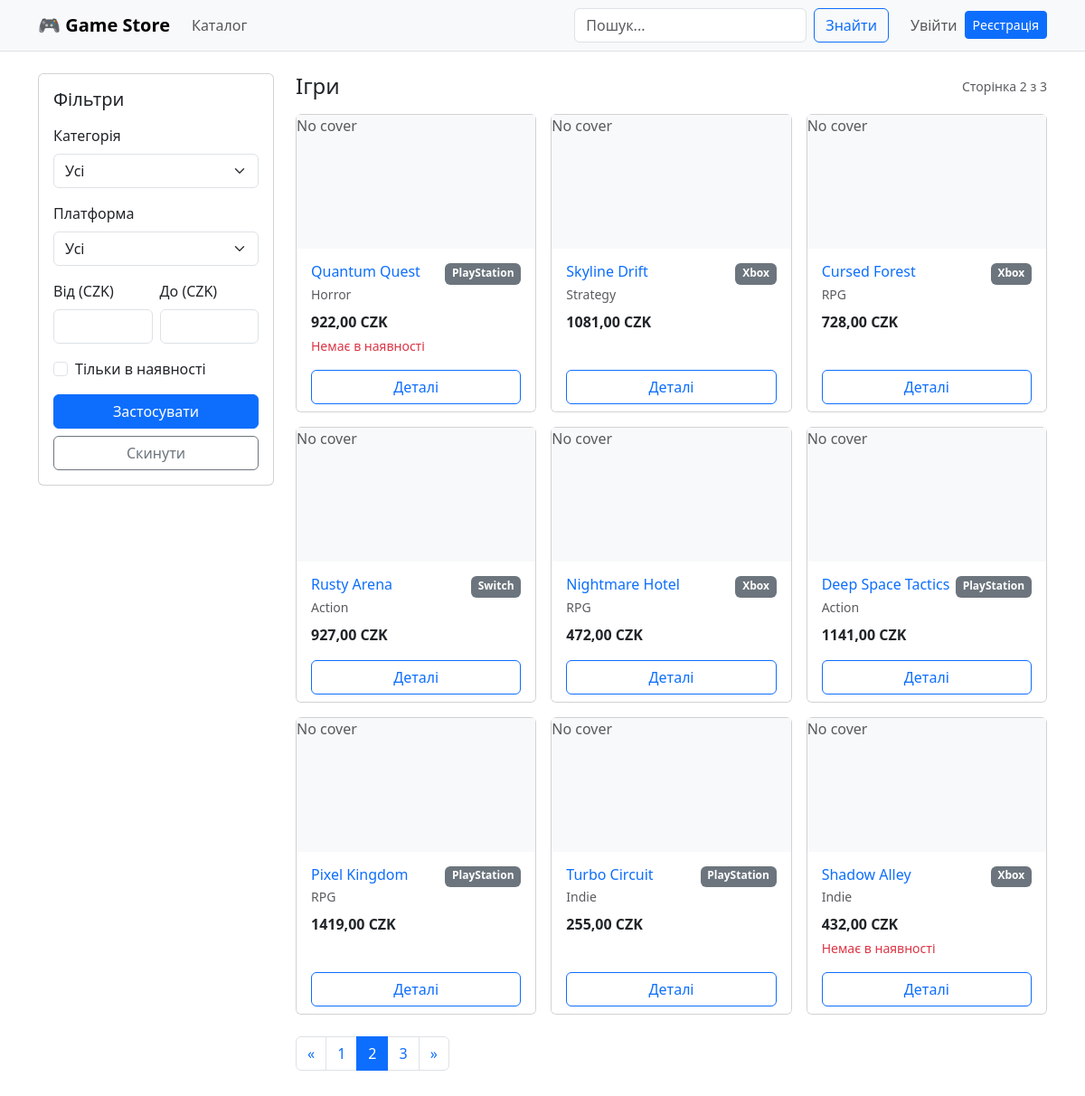
Screenshot of /?page=2 with the database file from the repository.
### store/models.py (models this page shows, shortened)
class Game(models.Model):
    class Platform(models.TextChoices):
        PC = "PC", "PC"
        PS = "PlayStation", "PlayStation"
        XBOX = "Xbox", "Xbox"
        SWITCH = "Switch", "Switch"
    title = models.CharField(max_length=200)
    slug = models.SlugField(max_length=220, unique=True)
    category = models.ForeignKey(Category, on_delete=models.PROTECT, related_name="games")
    platform = models.CharField(max_length=20, choices=Platform.choices, default=Platform.PC)
    price_czk = models.DecimalField(max_digits=10, decimal_places=2)
    in_stock = models.BooleanField(default=True)
    short_description = models.CharField(max_length=300, blank=True)
    description = models.TextField(blank=True)
    cover = models.ImageField(upload_to="covers/", blank=True, null=True)
    created_at = models.DateTimeField(auto_now_add=True)
    class Meta:
        verbose_name = "Гра"
        verbose_name_plural = "Ігри"
        ordering = ["-created_at"]
    def get_absolute_url(self):
        return reverse("store:game_detail", kwargs={"slug": self.slug})

class Category(models.Model):
    name = models.CharField(max_length=120, unique=True)
    slug = models.SlugField(max_length=140, unique=True)
    class Meta:
        verbose_name = "Категорія"
        verbose_name_plural = "Категорії"

### store/views.py (the view)
# urls.py: path("", views.home, name="home"),
def home(request):
    qs = Game.objects.select_related("category").all()
    q = (request.GET.get("q") or "").strip()
    if q:
        qs = qs.filter(
            Q(title__icontains=q) |
            Q(short_description__icontains=q) |
            Q(description__icontains=q)
        )
    category_slug = (request.GET.get("category") or "").strip()
    if category_slug:
        qs = qs.filter(category__slug=category_slug)
    platform = (request.GET.get("platform") or "").strip()
    if platform:
        qs = qs.filter(platform=platform)
    min_price = (request.GET.get("min_price") or "").strip()
    max_price = (request.GET.get("max_price") or "").strip()
    if min_price:
        try:
            qs = qs.filter(price_czk__gte=min_price)
        except Exception:
            pass
    if max_price:
        try:
            qs = qs.filter(price_czk__lte=max_price)
        except Exception:
            pass
    in_stock = request.GET.get("in_stock")
    if in_stock == "1":
        qs = qs.filter(in_stock=True)
    paginator = Paginator(qs, 9)
    page_number = request.GET.get("page")
    page_obj = paginator.get_page(page_number)
    categories = Category.objects.all().order_by("name")
    platforms = Game.Platform.choices
    favorites = _get_favorites_set(request)
    context = {
        "page_obj": page_obj,
        "categories": categories,
        "platforms": platforms,
        "favorites": favorites,
        "active": {
            "q": q,
            "category": category_slug,
            "platform": platform,
            "min_price": min_price,
            "max_price": max_price,
            "in_stock": in_stock == "1",
        }
    }
    return render(request, "store/home.html", context)

### store/context_processors.py (called while the page is built)
def categories(request):
    return {"nav_categories": Category.objects.all().order_by("name")}

### store/views.py (called while the page is built)
def _get_favorites_set(request) -> set[int]:
    raw = request.session.get(FAV_SESSION_KEY, [])
    try:
        return set(int(x) for x in raw)
    except Exception:
        return set()

### store/templates/store/home.html (shortened to what this page needs)
{% extends "base.html" %}
{% block content %}
<div class="row g-4">
  <aside class="col-lg-3">
    <div class="card">
      <div class="card-body">
        <h2 class="h5 mb-3">Фільтри</h2>
        <form method="get">
          <div class="mb-3">
            <label class="form-label">Категорія</label>
            <select class="form-select" name="category">
              <option value="">Усі</option>
            </select>
          </div>
          <div class="mb-3">
            <label class="form-label">Платформа</label>
            <select class="form-select" name="platform">
              <option value="">Усі</option>
            </select>
          </div>
          <div class="row g-2 mb-3">
            <div class="col">
              <label class="form-label">Від (CZK)</label>
              <input class="form-control" name="min_price" value="{{ active.min_price }}">
            </div>
            <div class="col">
              <label class="form-label">До (CZK)</label>
              <input class="form-control" name="max_price" value="{{ active.max_price }}">
            </div>
          </div>
          <div class="form-check mb-3">
            <input class="form-check-input" type="checkbox" name="in_stock" value="1" id="stock" {% if active.in_stock %}checked{% endif %}>
            <label class="form-check-label" for="stock">Тільки в наявності</label>
          </div>
          <button class="btn btn-primary w-100" type="submit">Застосувати</button>
          <a class="btn btn-outline-secondary w-100 mt-2" href="{% url 'store:home' %}">Скинути</a>
        </form>
      </div>
    </div>
  </aside>
  <section class="col-lg-9">
    <div class="d-flex justify-content-between align-items-center mb-3">
      <div>
        <h1 class="h4 mb-0">Ігри</h1>
      </div>
      <div class="text-muted small">
        Сторінка {{ page_obj.number }} з {{ page_obj.paginator.num_pages }}
      </div>
    </div>
    {% if page_obj.object_list %}
      <div class="row row-cols-1 row-cols-md-3 g-3">
        {% for game in page_obj.object_list %}
          <div class="col">
            <div class="card h-100">
              {% if game.cover %}
                <img src="{{ game.cover.url }}" class="card-img-top" alt="{{ game.title }}">
              {% else %}
                <div class="ratio ratio-16x9 bg-light d-flex align-items-center justify-content-center">
                  <span class="text-muted">No cover</span>
                </div>
              {% endif %}
              <div class="card-body">
                <div class="d-flex justify-content-between">
                  <h3 class="h6 mb-1"><a href="{{ game.get_absolute_url }}" class="text-decoration-none">{{ game.title }}</a></h3>
                  <span class="badge text-bg-secondary">{{ game.platform }}</span>
                </div>
                <div class="text-muted small mb-2">{{ game.category.name }}</div>
                <div class="fw-semibold">{{ game.price_czk }} CZK</div>
                {% if not game.in_stock %}
                  <div class="text-danger small mt-1">Немає в наявності</div>
                {% endif %}
              </div>
              <div class="card-footer bg-white border-0 pt-0">
                <a class="btn btn-outline-primary w-100" href="{{ game.get_absolute_url }}">Деталі</a>
              </div>
            </div>
          </div>
        {% endfor %}
      </div>
      <nav class="mt-4" aria-label="Pagination">
        <ul class="pagination">
          {% if page_obj.has_previous %}
            <li class="page-item">
              <a class="page-link" href="?{% for k,v in request.GET.items %}{% if k != 'page' %}{{ k }}={{ v|urlencode }}&{% endif %}{% endfor %}page={{ page_obj.previous_page_number }}">«</a>
            </li>
          {% else %}
            <li class="page-item disabled"><span class="page-link">«</span></li>
          {% endif %}
          {% for num in page_obj.paginator.page_range %}
            {% if num == page_obj.number %}
              <li class="page-item active"><span class="page-link">{{ num }}</span></li>
            {% elif num > page_obj.number|add:'-3' and num < page_obj.number|add:'3' %}
              <li class="page-item">
                <a class="page-link" href="?{% for k,v in request.GET.items %}{% if k != 'page' %}{{ k }}={{ v|urlencode }}&{% endif %}{% endfor %}page={{ num }}">{{ num }}</a>
              </li>
            {% endif %}
          {% endfor %}
          {% if page_obj.has_next %}
            <li class="page-item">
              <a class="page-link" href="?{% for k,v in request.GET.items %}{% if k != 'page' %}{{ k }}={{ v|urlencode }}&{% endif %}{% endfor %}page={{ page_obj.next_page_number }}">»</a>
            </li>
          {% else %}
            <li class="page-item disabled"><span class="page-link">»</span></li>
          {% endif %}
        </ul>
      </nav>
    {% else %}
      <div class="alert alert-warning">Нічого не знайдено. Спробуй змінити фільтри або пошук.</div>
    {% endif %}
  </section>
</div>
{% endblock %}

### rows the page displays
Game: cover "No cover", title "Quantum Quest", platform "PlayStation", category.name "Horror", price_czk "922,00", in_stock "Немає в наявності"
Game: cover "No cover", title "Skyline Drift", platform "Xbox", category.name "Strategy", price_czk "1081,00"
Game: cover "No cover", title "Cursed Forest", platform "Xbox", category.name "RPG", price_czk "728,00"
Game: cover "No cover", title "Rusty Arena", platform "Switch", category.name "Action", price_czk "927,00"
Game: cover "No cover", title "Nightmare Hotel", platform "Xbox", category.name "RPG", price_czk "472,00"
Game: cover "No cover", title "Deep Space Tactics", platform "PlayStation", category.name "Action", price_czk "1141,00"
Game: cover "No cover", title "Pixel Kingdom", platform "PlayStation", category.name "RPG", price_czk "1419,00"
Game: cover "No cover", title "Turbo Circuit", platform "PlayStation", category.name "Indie", price_czk "255,00"
Game: cover "No cover", title "Shadow Alley", platform "Xbox", category.name "Indie", price_czk "432,00", in_stock "Немає в наявності"

### other values shown
{{ page_obj.number }} "2"
{{ page_obj.paginator.num_pages }} "3"
{{ num }} "1" "3"
{{ num }} "2"
